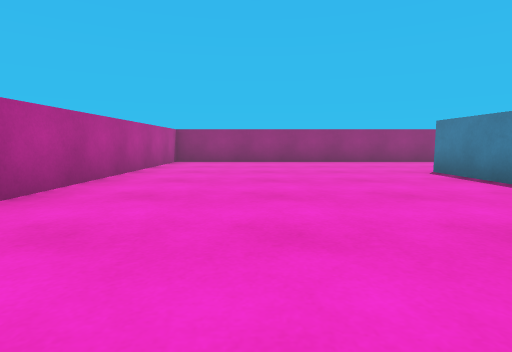
[1] (above)

14 first-person views from a walk through a scene from a Unity 3-D project. The camera is 0.55 m above the floor, tilts 6° down and sees 80° across. The floor is counted in squares, 1 m on a side. Each view is taken from the middle of a square. On the plan, view 1 faces up. The plan holds only what a view shows up to about 9 squares ahead; the rest is blank. The player is left out.

[2]
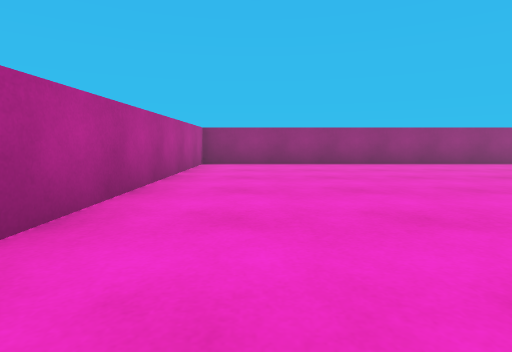

[3]
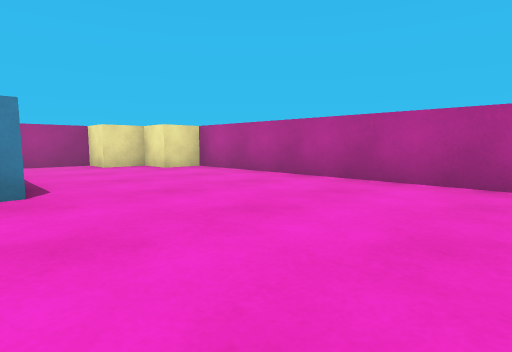

[4]
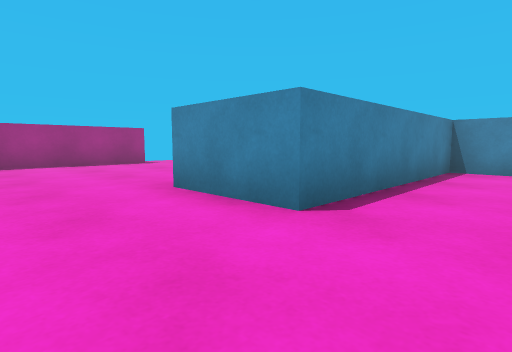

[5]
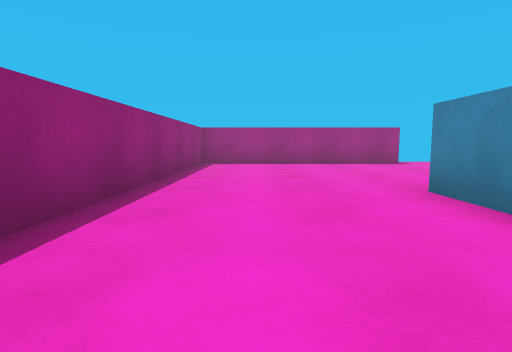

[6]
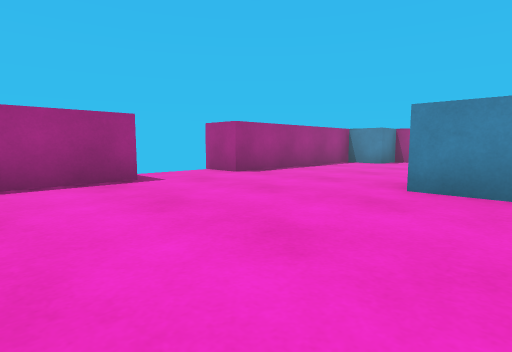

[7]
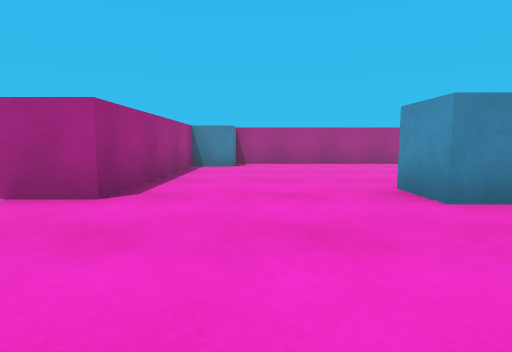

[8]
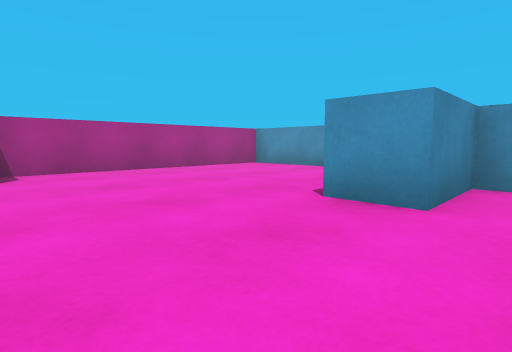

[9]
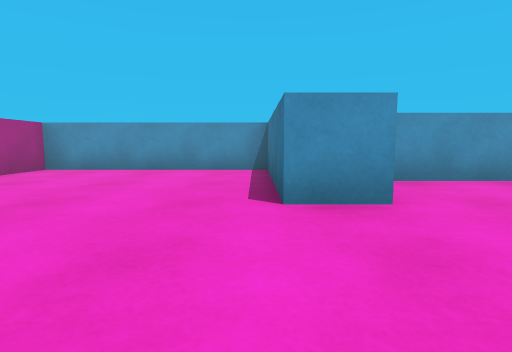

[10]
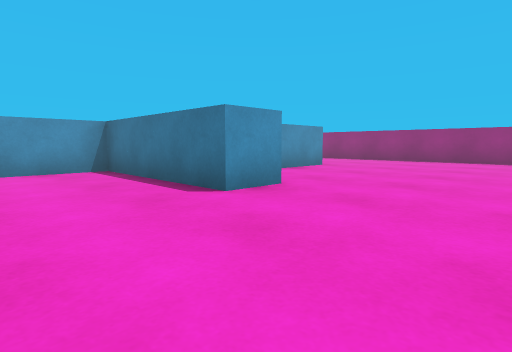

[11]
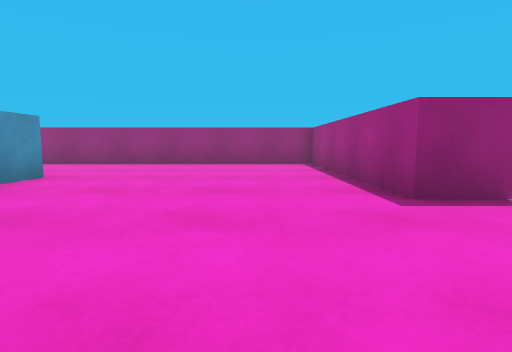

[12]
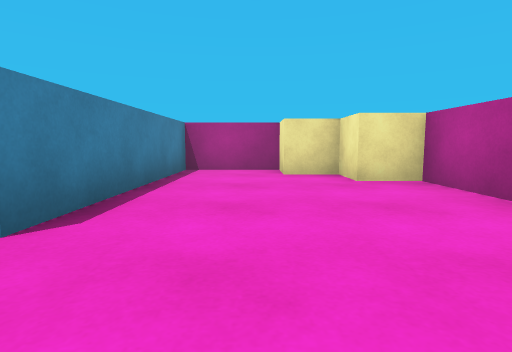

[13]
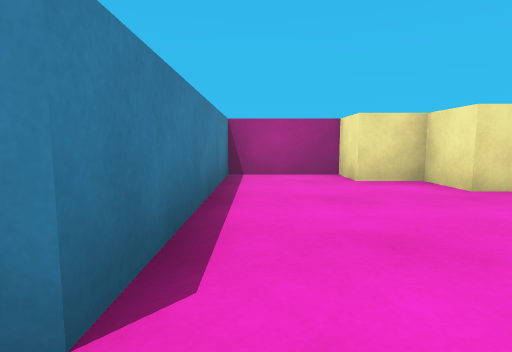

[14]
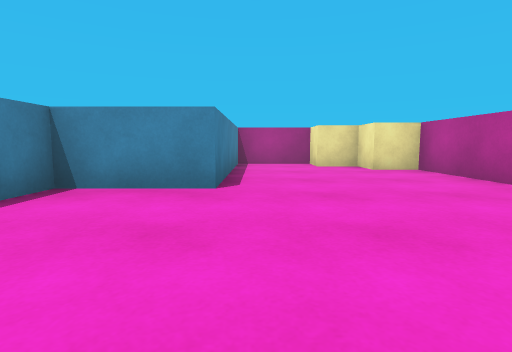

### Floor plan
Points are (right, up) in squares from view 1. A wall is a line through its corners. A room is listed if a view was taken in it or the views show most of it. See-through windows are left out.
Room 1 (views 1, 2, 3, 4, 5, 6, 7, 8, 9, 10, 11, 12, 13, 14)
walls: (3.5, 1.3) (3.5, 6) (5.5, 6) (5.5, 2.2); (5.6, 1.3) (3.5, 1.3) (3.5, -3.5) (9.6, -3.5); (-0.6, -3.5) (1.5, -3.5) (1.5, 1.2) (3.5, 1.2); (11.6, 4) (10.6, 4) (10.6, 9.5) (-2.5, 9.5) (-2.5, -1.5); (10.6, -2.6) (10.6, 2) (11.6, 2)
objects: yellow cube (-2, -2); yellow cube (-1, -3); block (6, 2) to (7, 2); cube (10, -3)

Where each view was taken, in squares from view 1:
view 1: 0 up, 0 right, facing up
view 2: 1 up, 1 left, facing up
view 3: 5 up, 2 right, facing down-left
view 4: 8 up, 2 right, facing down-right
view 5: 8 up, 2 right, facing right
view 6: 6 up, 6 right, facing down-right
view 7: 5 up, 9 right, facing down
view 8: 3 up, 10 right, facing down-left
view 9: 1 up, 10 right, facing left
view 10: 1 down, 10 right, facing up-left
view 11: 1 up, 9 right, facing up
view 12: 3 up, 0 right, facing down
view 13: 2 up, 1 right, facing down
view 14: 5 up, 1 right, facing down
